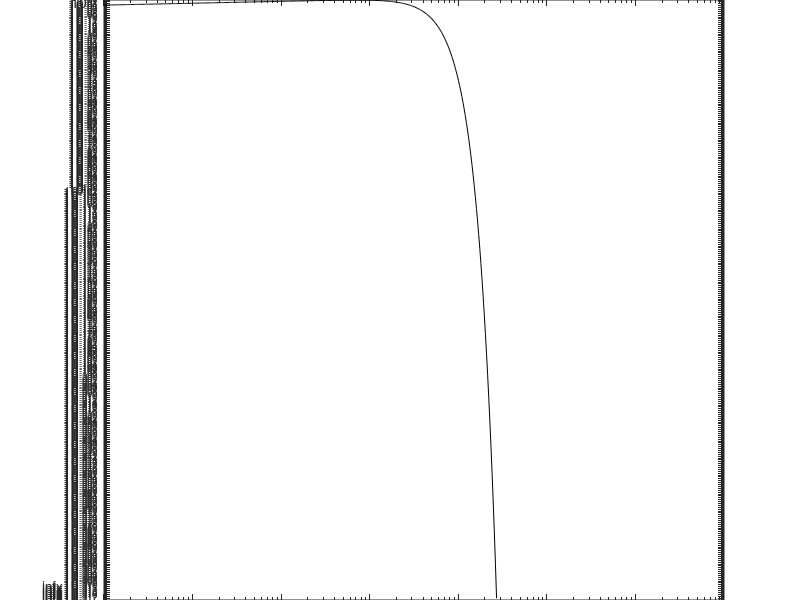

Write the MATLAB code that produced this figure. (Note: this script raises an error after producing the figure.)
% 2016 08 09  Compare results for phasor summation for mixed assemblages

%addpath '/mnt/storage/modeling_code_current/'
%addpath '/mnt/storage/analysis_code_current/'
addpath '~/wjl/misc_matlab_code/saveSameSize'

base_path = '~/wjl/echo_stat_figs';

% Make save path
str = strsplit(mfilename('fullpath'),'/');
str = str{end};
save_path = fullfile(base_path,str);
if ~exist(save_path,'dir')
    mkdir(save_path);
end

% Set param
ka_all = [5,8,14];
M = 20;
Ns_all = [1,10,50];
Nw = 100;
pingnum_str = '1e6';
pingnum = eval(pingnum_str);

npt = 120;  % number of points for pe kde estimation


% Set simulated data path
simu_path = 'simulation_mixed_assem_loop_20160809_set1';

% Plot and cmp
for iKA=1:length(ka_all)
    disp(sprintf('ka=%dpi',ka_all(iKA)));
    save_fname = sprintf('%s_ka%02dpi_smpl%s',str,ka_all(iKA),pingnum_str);

    fig = figure;
    xr = logspace(-3,log10(2000),500);  % standard
    rayl = raylpdf(xr,1/sqrt(2));
    loglog(xr,rayl,'k');
    hold on

    for iNs=1:length(Ns_all)
        simu_file = sprintf('pnum_%s_ka%dpi_M%d_Nw%d_Ns%d.mat',...
           pingnum_str,ka_all(iKA),M,Nw,Ns_all(iNs));
        E = load(fullfile(base_path,simu_path,simu_file));
        %[x,p_x] = findEchoDist(E.env/sqrt(mean(E.env.^2)),npt);
        [p_x,x] = findEchoDist_kde(E.env/sqrt(mean(E.env.^2)),npt);
        loglog(x,p_x);
    end
    xlabel('Normalized echo amplitude');
    ylabel('PDF');
    title(sprintf('ka = %dpi, smplN=%s',ka_all(iKA),pingnum_str));
    legend('Rayleigh','Ns=1','Ns=10','Ns=50');
    xlim([1e-3 1e3]);
    ylim([1e-6 1e3]);

    saveas(fig,[fullfile(save_path,save_fname),'.fig'],'fig');
    saveSameSize_100(fig,'file',[fullfile(save_path,save_fname),'.png'],...  
                     'format','png');

end


